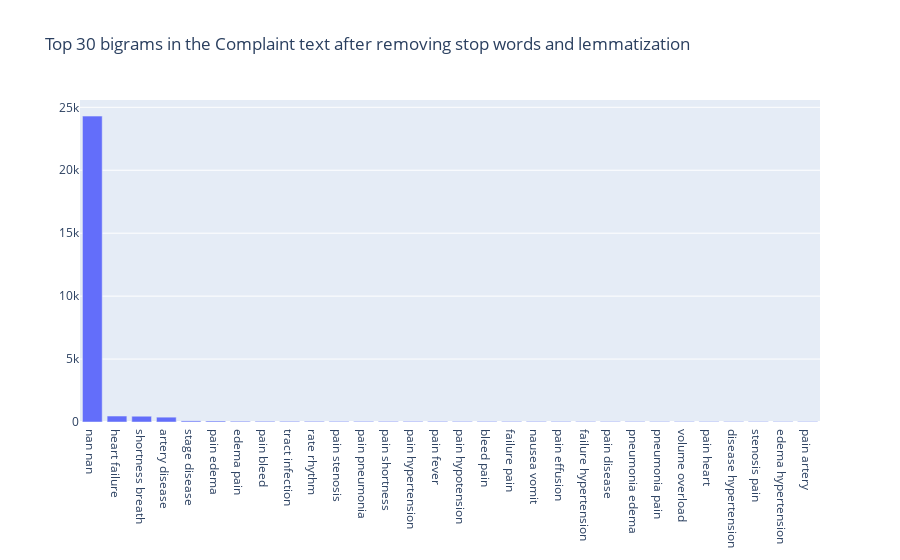

This figure's notebook cell:
### Code cell
def get_top_n_bigram(corpus, n=None):
    vec = CountVectorizer(ngram_range=(2, 2), stop_words='english').fit(corpus)
    bag_of_words = vec.transform(corpus)
    sum_words = bag_of_words.sum(axis=0) 
    words_freq = [(word, sum_words[0, idx]) for word, idx in vec.vocabulary_.items()]
    words_freq =sorted(words_freq, key = lambda x: x[1], reverse=True)
    return words_freq[:n]
common_words = get_top_n_bigram(df_clean['name_clean'].values.astype('U'), 30)
df3 = pd.DataFrame(common_words, columns = ['bigram' , 'count'])
fig = go.Figure([go.Bar(x=df3['bigram'], y=df3['count'])])
fig.update_layout(title=go.layout.Title(text="Top 30 bigrams in the Complaint text after removing stop words and lemmatization"))
fig.show()

### Figure 1 — Plotly figure (JSON) as saved in the notebook; plotly's stock layout.template omitted (floating-point values rounded to 4 significant figures)
{"data": [{"type": "bar", "x": ["nan nan", "heart failure", "shortness breath", "artery disease", "stage disease", "pain edema", "edema pain", "pain bleed", "tract infection", "rate rhythm", "pain stenosis", "pain pneumonia", "pain shortness", "pain hypertension", "pain fever", "pain hypotension", "bleed pain", "failure pain", "nausea vomit", "pain effusion", "failure hypertension", "pain disease", "pneumonia edema", "pneumonia pain", "volume overload", "pain heart", "disease hypertension", "stenosis pain", "edema hypertension", "pain artery"], "y": [24302, 474, 458, 384, 89, 78, 62, 58, 55, 54, 52, 52, 50, 50, 49, 48, 48, 47, 47, 46, 43, 42, 42, 41, 41, 41, 40, 40, 39, 38]}], "layout": {"title": {"text": "Top 30 bigrams in the Complaint text after removing stop words and lemmatization"}}}
